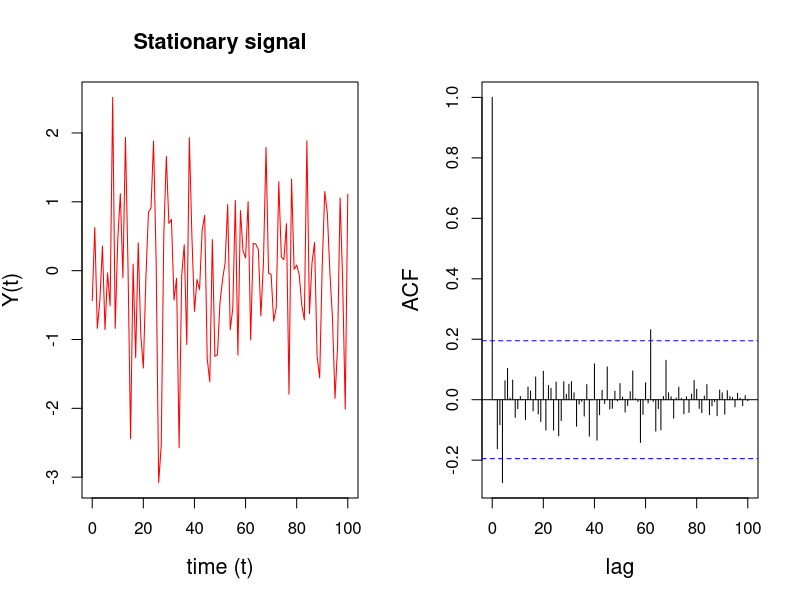
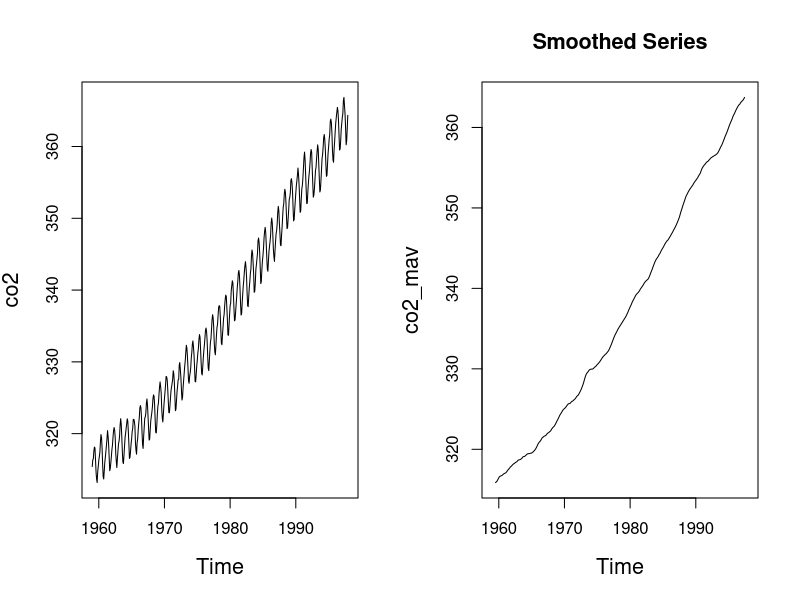
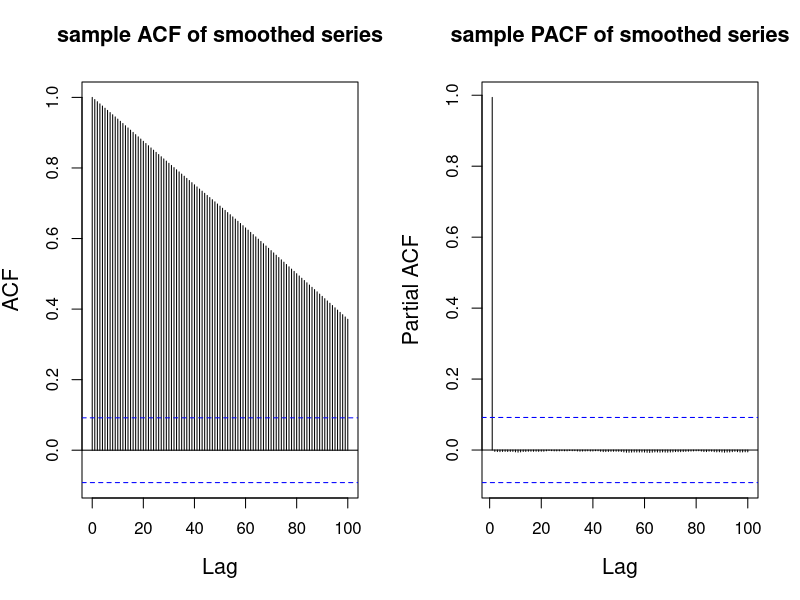
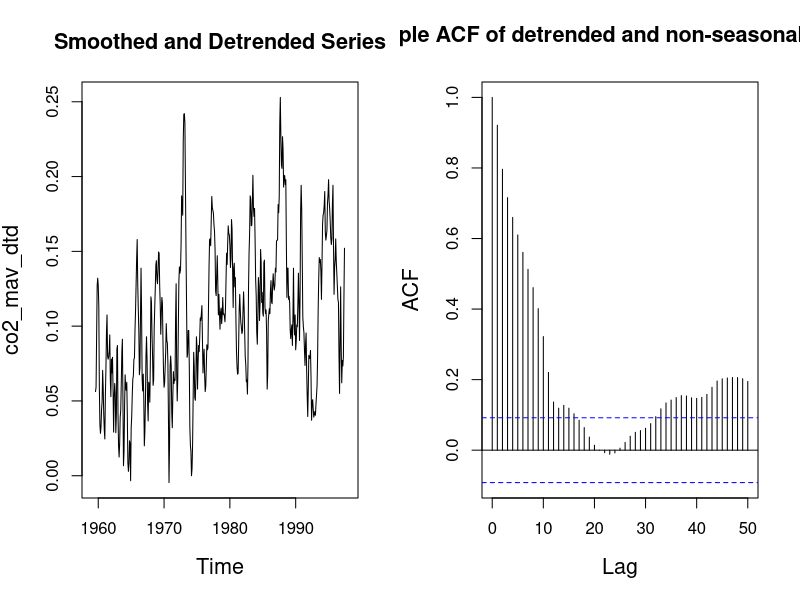
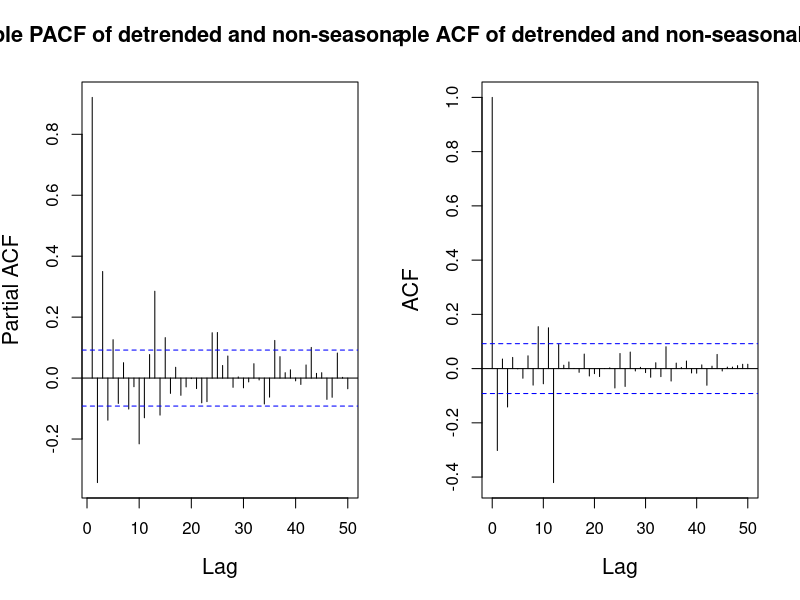
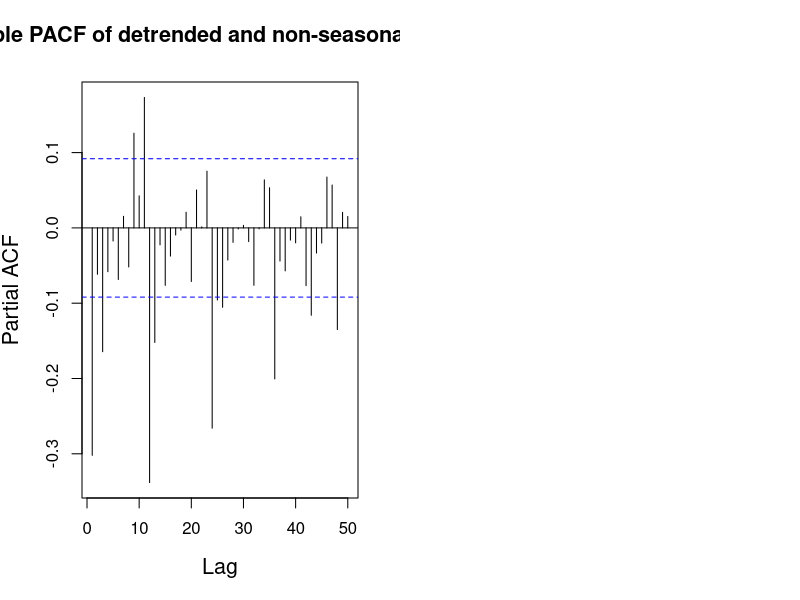
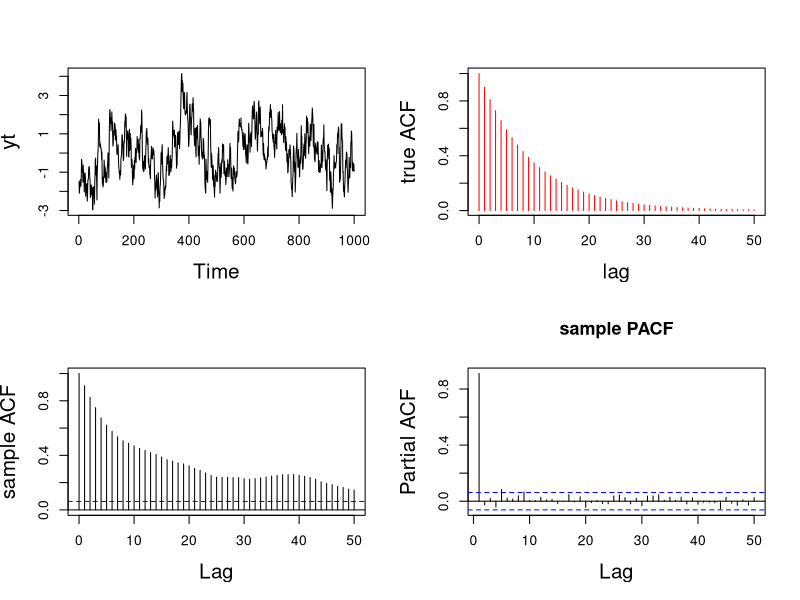
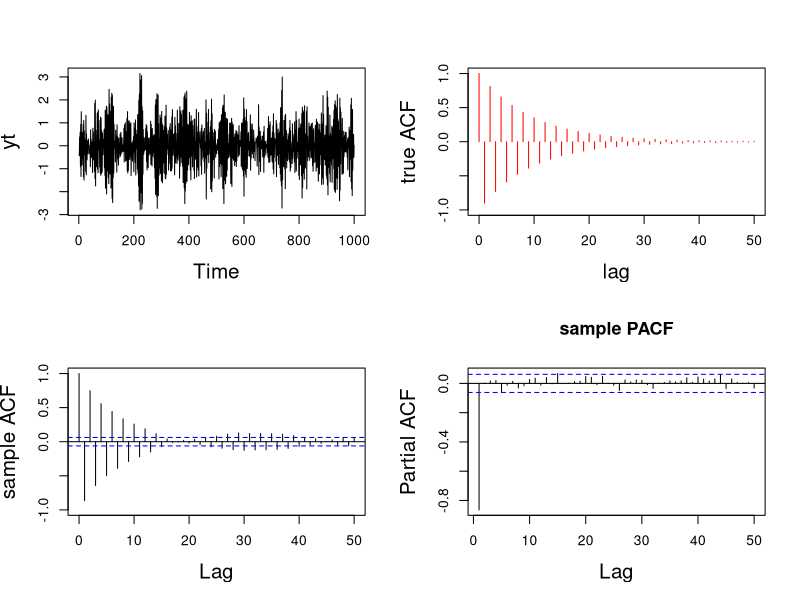

The R script that drew these images, in order:
###############################
#####       Week 1        #####
###############################


###############################
#####    stationarity     #####
###############################

#### simulation example: white noise 

## generate stationary time series
t <- 0:100
y_stationary <- rnorm(length(t), mean=0, sd=1) # the stationary time series (ts)

par(mfrow = c(1, 2), cex.lab = 1.3, cex.main = 1.3)
## plot the stationary signal and ACF
plot(t, y_stationary, type = 'l', col='red',
     xlab = 'time (t)', ylab = "Y(t)", 
     main = "Stationary signal")
acf(y_stationary, lag.max = length(y_stationary),
    xlab = "lag", ylab = "ACF", main = " ")


###########################################
##### differencing and moving average #####
###########################################

data(co2) # load co2 dataset
plot.ts(co2)

## doing moving average to remove effects of periodic component
mav_even <- function(x,d=12){filter(x,c(0.5/d,rep(1/d,(d-1)),0.5/d), sides=2)}
co2_mav <- mav_even(co2, d=12)

## plot smoothed time series
plot.ts(co2_mav, main = "Smoothed Series")

## plot sample ACF
acf(co2_mav[!is.na(co2_mav)], lag.max = 100, type = 'correlation', 
    main = "sample ACF of smoothed series")

## plot sample PACF
pacf(co2_mav[!is.na(co2_mav)], lag.max = 100, main = "sample PACF of smoothed series")

## doing 1st order differencing to remove effects of trend component
co2_mav_dtd <- diff(co2_mav, lag = 1, differences = 1)

## plot dataset after differencing
plot.ts(co2_mav_dtd, main = "Smoothed and Detrended Series")

## plot sample ACF
acf(co2_mav_dtd[!is.na(co2_mav_dtd)], lag.max = 50, type = "correlation", 
    main = "sample ACF of detrended and non-seasonal dataset")
## plot sample PACF
pacf(co2_mav_dtd[!is.na(co2_mav_dtd)], lag.max = 50, 
    main = "sample PACF of detrended and non-seasonal dataset")



##############################
#### only doing the difference ####
##############################

co2_dtd <- diff(diff(co2, lag=12, differences=1))

## plot sample ACF
acf(co2_dtd[!is.na(co2_dtd)], lag.max = 50, type = "correlation", 
    main = "sample ACF of detrended and non-seasonal dataset")
## plot sample PACF
pacf(co2_dtd[!is.na(co2_dtd)], lag.max = 50, 
     main = "sample PACF of detrended and non-seasonal dataset")




###############################
#####    sample ar(1)     #####
###############################
#### Example 1:
#### sample ar(1) with ar coefficients phi = 0.9 
#### and innovation standard deviation sigma = 0.5

set.seed(2021)
phi <- 0.9 # ar coefficient
sd <- 0.5 # innovation standard deviation
n <- 1000 # number of time points
lag.max <- 50 # max lag
yt <- arima.sim(n = n, model = list(ar = phi), sd = sd) # generate stationary AR(1) process
par(mfrow = c(2, 2), cex.lab = 1.5)
ts.plot(yt) # plot 

## draw true ACF of AR(1)
cov_0 <- sd^2/(1-phi^2) # compute auto-covariance at h=0
cov_h <- phi^(0:lag.max)*cov_0 # compute auto-covariance at h != 0
plot(0:lag.max, cov_h/cov_0, pch = 1, type = 'h', col = 'red',
     ylab = "true ACF", xlab = "lag")


## draw sample autocorrelation function
acf(yt, lag.max = lag.max, 
    type = "correlation", ylab = "sample ACF", 
    lty = 1, ylim = c(0, 1), main = " ")

## draw sample partial autocorrelation function
pacf(yt, lag.ma = lag.max, main = "sample PACF")

#### Example 2:
#### sample ar(1) with ar coefficients phi = -0.9 
#### and innovation standard deviation sigma = 0.5
set.seed(2021)
phi <- -0.9 # ar coefficient
sd <- 0.5 # innovation standard deviation
n <- 1000 # number of time points
lag.max <- 50 # max lag
yt <- arima.sim(n = n, model = list(ar = phi), sd = sd) # generate stationary AR(1) process
par(mfrow = c(2, 2), cex.lab = 1.5)
ts.plot(yt) # plot 

## draw true ACF of AR(1)
cov_0 <- sd^2/(1-phi^2) # compute auto-covariance at h=0
cov_h <- phi^(0:lag.max)*cov_0 # compute auto-covariance at h != 0
plot(0:lag.max, cov_h/cov_0, pch = 1, type = 'h', col = 'red',
     ylab = "true ACF", ylim = c(-1, 1), xlab = "lag")


## draw sample autocorrelation function
acf(yt, lag.max = lag.max, 
    type = "correlation", ylab = "sample ACF", 
    lty = 1, ylim = c(-1, 1), main = " ")

## draw sample partial autocorrelation function
pacf(yt, lag.ma = lag.max, main = "sample PACF")

####################################################
#####             MLE for AR(1)               ######
####################################################
set.seed(2021)
phi <- 0.9 # ar coefficient
sd <- 1 # innovation standard deviation
n <- 1000 # number of time points
yt <- arima.sim(n = n, model = list(ar = phi), sd = sd) # generate stationary AR(1) process

## Case 1: Conditional likelihood
y <- as.matrix(yt[2:n]) # response
X <- as.matrix(yt[1:(n-1)]) # design matrix
phi_MLE <- as.numeric((t(X)%*%y)/sum(X^2)) # MLE for phi
s2 <- sum((y - phi_MLE*X)^2)/(length(y) - 1) # MLE for v 

cat("\n MLE of conditional likelihood for phi: ", phi_MLE, "\n",
    "MLE of conditional likelihood for v: ", s2, "\n")



## Case 2: Full likelihood
# log likelihood function
log_p <- function(phi, yt){
    0.5*(log(1-phi^2) - sum((yt[2:n] - phi*yt[1:(n-1)])^2) - yt[1]^2*(1-phi^2))
}

# Use built-in optimization method to obtain maximum likelihood estimates
result <- optimize(log_p, c(-1, 1), tol = 0.0001, maximum = TRUE, yt = yt)
cat("\n MLE of full likelihood for phi: ", result$maximum)


#######################################################
######          direct sampling                 #######
#######################################################

# direct sample from conditional likelihood and reference prior
n_sample <- 1000 # sample size

## step 1: sample posterior distribution of v from inverse gamma distribution
nu_sample <- 1/rgamma(n_sample, (n-2)/2, sum((yt[2:n] - phi_MLE*yt[1:(n-1)])^2)/2)

## step 2: sample posterior distribution of phi from normal distribution
phi_sample <- rnorm(n_sample, mean = phi_MLE, sd = sqrt(nu_sample/sum((yt[1:(n-1)])^2)))

## plot histogram of posterior samples of phi and nu
par(mfrow = c(1, 2), cex.lab = 1.3)
hist(phi_sample, xlab = bquote(phi), 
     main = bquote("Histogram of "~phi))
abline(v = phi, col = 'red')
hist(nu_sample, xlab = bquote(nu), main = bquote("Histogram of "~nu))
abline(v = sd, col = 'red')

#######################################################
########        MCMC sampling                 #########
#######################################################
# MCMC sample from full likelihood and reference prior
# compute Q star
Q_star <- function(phi, y){
    n <- length(y)
    return(y[1]^2*(1-phi^2) + sum((y[2:n] - phi*y[1:(n-1)])^2))
}

# transformation of phi
transform <- function(phi){
    return(log((1-phi)/(phi+1)))
}
# inverse transformation of phi
inv_transform <- function(eta){
    return((1-exp(eta))/(1+exp(eta)))
}
# compute likelihood of posterior distribution
log_likl <- function(phi, eta, v, y){
    return(0.5*log(1-phi^2) - 0.5*Q_star(phi, y)/v + eta - 2*log(1+exp(eta)))
}

# metropolis hasting for phi
mh <- function(eta_cur, v, step_size, y){
    acc <- 0
    phi_cur <- inv_transform(eta_cur)
    eta_cand <- rnorm(1, mean = eta_cur, sd = step_size)
    phi_cand <- inv_transform(eta_cand)
    accept.prob <- log_likl(phi_cand, eta_cand, v, y) - log_likl(phi_cur, eta_cur, v, y)
    
    if(log(runif(1)) < accept.prob){
        eta_cur <- eta_cand
        phi_cur <- phi_cand
        acc <- 1
    }
    return(list(eta_cur = eta_cur,
                phi_cur = phi_cur,
                acc = acc))
        
}

## auto tuning the stepwise
auto_tuning <- function(acc, iter, tuning, target_ar = 0.5){
    index <- (iter - 49):(iter)
    accept_rate <- mean(acc[index])
    n <- iter / 50
    if(accept_rate > target_ar){
        new_tuning <- tuning * exp(sqrt(1/n))
    }else{
        new_tuning <- tuning / exp(sqrt(1/n))
    }
    return(new_tuning)
}

## run metropolis hasting
MCMC_sample <- function(n_sample, burnin, y){
    ## storage of samples and acceptance
    phi_sample <- numeric(n_sample)
    v_sample <- numeric(n_sample)
    acc <- numeric(burnin + n_sample)
    ## initialization and set up step size
    phi_cur <- 0
    eta_cur <- transform(phi_cur)
    step_size <- 1
    for(i in 1:(burnin+n_sample)){
        # sample variance v
        v_cur <- 1/rgamma(n = 1, shape = n/2, rate = Q_star(phi_cur, y)/2)
        
        # sample location eta
        tmp <- mh(eta_cur = eta_cur, v = v_cur, step_size = step_size, y)
        
        # retrieve results
        phi_cur <- tmp$phi_cur
        eta_cur <- tmp$eta_cur
        acc[i] <- tmp$acc
        
        # tune step size
        if(i %% 50 == 0){
            step <- auto_tuning(acc = acc, iter = i, 
                                tuning = step_size)
        }
        
        # store the sample after burnin period
        if(i > burnin){
            phi_sample[i-burnin] <- phi_cur
            v_sample[i-burnin] <- v_cur
        }
    }
    return(list(phi_sample = phi_sample, 
                v_sample=v_sample, 
                acc_rate = mean(acc[1:n_sample+burnin])))
}

# run MCMC sampling with sample size = 10000 and burnin = 5000
result <- MCMC_sample(n_sample = 10000, burnin = 5000, y = yt)

## print Acceptance rate
cat("\n Acceptance Rates: ", result$acc_rate, "\n")
## plot results of phi
par(mfrow = c(2, 2), cex.lab = 1.3)
plot(result$phi_sample, ylab = "values", 
     xlab = "iterations", type = 'l', main = bquote("Traceplot of "~phi))
hist(result$phi_sample, xlab = bquote(phi), main = bquote("Histogram of "~phi))
abline(v=phi, col="red")
## plot results of v
plot(result$v_sample, ylab = "values",
     xlab = "iterations", type = 'l', main = "Traceplot of v")
hist(result$v_sample, xlab = "v", main = "Histogram of v")
abline(v=sd, col="red")

#######################################################
#####           general AR(p) process           #######
#######################################################


########################################################
##### estimates of reciprocal characteristic roots #####
########################################################
## given AR coefficients
phi <- c(0.27, 0.07, -0.13, -0.15, -0.11, -0.15, -0.23, -0.14)
roots <- polyroot(c(1, -phi)) # compute reciprocal characteristic roots
modulus <- Mod(1/roots) # compute modulus
argument <- 2*pi/Arg(1/roots) # compute frequency
# print results modulus and frequency by decreasing order
print(cbind(modulus, argument)[order(modulus, decreasing=TRUE), ]) 

## given modulus and frequency, compute AR coefficients
modulus <- c(0.4898979, 0.4898979) # modulus
argument <- c(-6.891435, 6.891435) # frequency
phi <- numeric(2)
phi[1] <- Re(sum(modulus*exp(2*pi/argument*1i)))
phi[2] <- -Re(prod(modulus*exp(2*pi/argument*1i)))

## generate AR(2)
n <- 1000 # number of time points
sd <- 0.5 # innovation standard deviation
yt <- arima.sim(n = n, model = list(ar = phi), sd = sd)

par(mfrow = c(1, 3), cex.lab = 1.5)
ts.plot(yt) # plot 


## draw sample autocorrelation function
acf(yt, lag.max = lag.max, 
    type = "correlation", ylab = "sample ACF", 
    lty = 1, ylim = c(-1, 1), main = " ")

## draw sample partial autocorrelation function
pacf(yt, lag.ma = lag.max, main = "sample PACF")

###################################################
